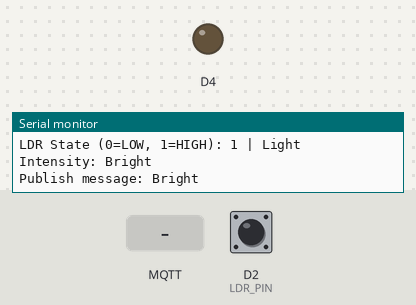
Simulated run of this sketch. Board: ESP8266 (NodeMCU). Parts: output pins drawn as LEDs (lit = HIGH, except the on-board LED, lit = LOW), the last lines printed to the serial monitor. The test bench sets the inputs (shaded band); at power-on: D2 (LDR_PIN) HIGH. WiFi joins after 1.5 s; servers stay silent unless stated; random numbers use the default seed unless the sketch sets one; no MQTT or app messages arrive unless stated.

Above: at 3.7 s.
3.8 s: MQTT message "1" arrives on the first subscribed topic
At 4.9 s:
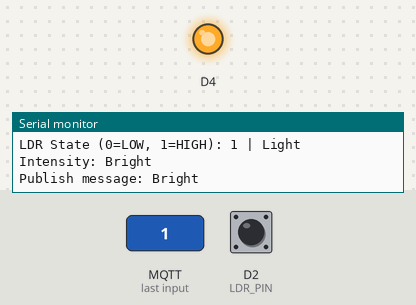
8.0 s: MQTT message "0" arrives on the first subscribed topic
At 9.3 s:
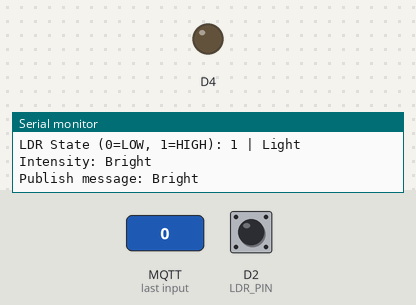
Timing chart, 0 to 11.0 s (numbered marks = the images above; inputs shaded):
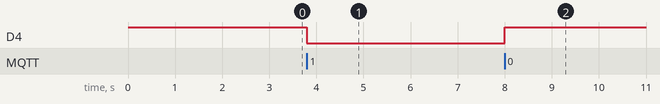

Measured:
- after the input at 3.8 s, D4: HIGH → LOW at once
- after the input at 8.0 s, D4: LOW → HIGH at once

The sketch:

LDR_MQTT.ino
```cpp
#include <ESP8266WiFi.h>
#include <PubSubClient.h>

const char* ssid = "Sumit's Galaxy S23";
const char* password = "Sumit_07";
const char* mqtt_server = "broker.mqtt-dashboard.com";
const int mqtt_port = 1883;

const char* publish_topic = "ldr/light_state";
const char* subscribe_topic = "led/control";

#define LDR_PIN D2  // Changed to D2
#define MSG_BUFFER_SIZE (50)
char msg[MSG_BUFFER_SIZE];
unsigned long lastMsg = 0;
const unsigned long interval = 2000;

WiFiClient espClient;
PubSubClient client(espClient);

void setup_wifi() {
  delay(10);
  Serial.println();
  Serial.print("Connecting to ");
  Serial.println(ssid);
  WiFi.mode(WIFI_STA);
  WiFi.begin(ssid, password);
  while (WiFi.status() != WL_CONNECTED) {
    delay(500);
    Serial.print(".");
  }
  Serial.println("");
  Serial.println("WiFi connected");
  Serial.println(WiFi.localIP());
}

void callback(char* topic, byte* payload, unsigned int length) {
  Serial.print("Message arrived [");
  Serial.print(topic);
  Serial.print("] ");
  String message;
  for (int i = 0; i < length; i++) {
    message += (char)payload[i];
  }
  Serial.println(message);
  if (message == "1") {
    digitalWrite(BUILTIN_LED, LOW);
    Serial.println("LED turned ON");
  } else if (message == "0") {
    digitalWrite(BUILTIN_LED, HIGH);
    Serial.println("LED turned OFF");
  }
}

void reconnect() {
  while (!client.connected()) {
    Serial.print("Attempting MQTT connection...");
    String clientId = "ESP8266Client-";
    clientId += String(random(0xffff), HEX);
    if (client.connect(clientId.c_str())) {
      Serial.println("connected");
      client.subscribe(subscribe_topic);
    } else {
      Serial.print("failed, rc=");
      Serial.print(client.state());
      Serial.println(" try again in 5 seconds");
      delay(5000);
    }
  }
}

void setup() {
  pinMode(BUILTIN_LED, OUTPUT);
  pinMode(LDR_PIN, INPUT);
  digitalWrite(BUILTIN_LED, HIGH); // LED OFF
  Serial.begin(9600);
  setup_wifi();
  delay(1000);
  client.setServer(mqtt_server, mqtt_port);
  client.setCallback(callback);
  client.setKeepAlive(60);
  client.setSocketTimeout(60);
}

void loop() {
  if (!client.connected()) {
    reconnect();
  }
  client.loop();

  unsigned long now = millis();
  if (now - lastMsg >= interval) {
    lastMsg = now;
    int lightState = digitalRead(LDR_PIN);
    String lightMessage = lightState == LOW ? "Dim" : "Bright";  // Adjust logic if needed
    Serial.print("LDR State (0=LOW, 1=HIGH): ");
    Serial.print(lightState);
    Serial.print(" | Light Intensity: ");
    Serial.println(lightMessage);
    lightMessage.toCharArray(msg, MSG_BUFFER_SIZE);
    Serial.print("Publish message: ");
    Serial.println(msg);
    client.publish(publish_topic, msg);
  }
}
```
